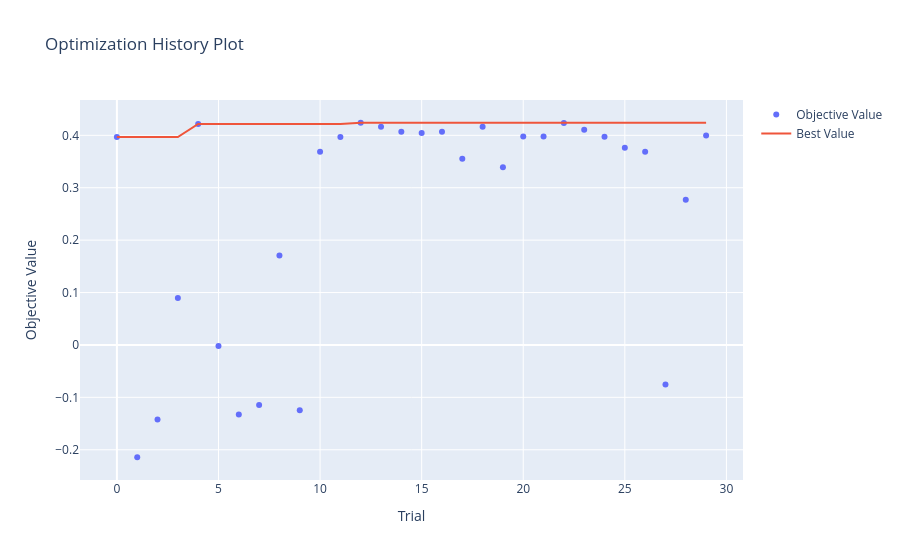

Notebook source saved alongside this figure:
### Code cell
optuna.visualization.plot_optimization_history(study_svm)

### Figure 1 — Plotly figure (JSON) as saved in the notebook; plotly's stock layout.template omitted (floating-point values rounded to 4 significant figures)
{"data": [{"mode": "markers", "name": "Objective Value", "type": "scatter", "x": [0, 1, 2, 3, 4, 5, 6, 7, 8, 9, 10, 11, 12, 13, 14, 15, 16, 17, 18, 19, 20, 21, 22, 23, 24, 25, 26, 27, 28, 29], "y": [0.3968, -0.2143, -0.1422, 0.08938, 0.4217, -0.001938, -0.1329, -0.1144, 0.1709, -0.1244, 0.3685, 0.3969, 0.424, 0.4164, 0.407, 0.4045, 0.4067, 0.3552, 0.4163, 0.3391, 0.3976, 0.3979, 0.4233, 0.4104, 0.3974, 0.3764, 0.3689, -0.07573, 0.2769, 0.3997]}, {"mode": "lines", "name": "Best Value", "type": "scatter", "x": [0, 1, 2, 3, 4, 5, 6, 7, 8, 9, 10, 11, 12, 13, 14, 15, 16, 17, 18, 19, 20, 21, 22, 23, 24, 25, 26, 27, 28, 29], "y": [0.3968, 0.3968, 0.3968, 0.3968, 0.4217, 0.4217, 0.4217, 0.4217, 0.4217, 0.4217, 0.4217, 0.4217, 0.424, 0.424, 0.424, 0.424, 0.424, 0.424, 0.424, 0.424, 0.424, 0.424, 0.424, 0.424, 0.424, 0.424, 0.424, 0.424, 0.424, 0.424]}, {"marker": {"color": "#cccccc"}, "mode": "markers", "name": "Infeasible Trial", "showlegend": false, "type": "scatter", "x": [], "y": []}], "layout": {"title": {"text": "Optimization History Plot"}, "xaxis": {"title": {"text": "Trial"}}, "yaxis": {"title": {"text": "Objective Value"}}}}
